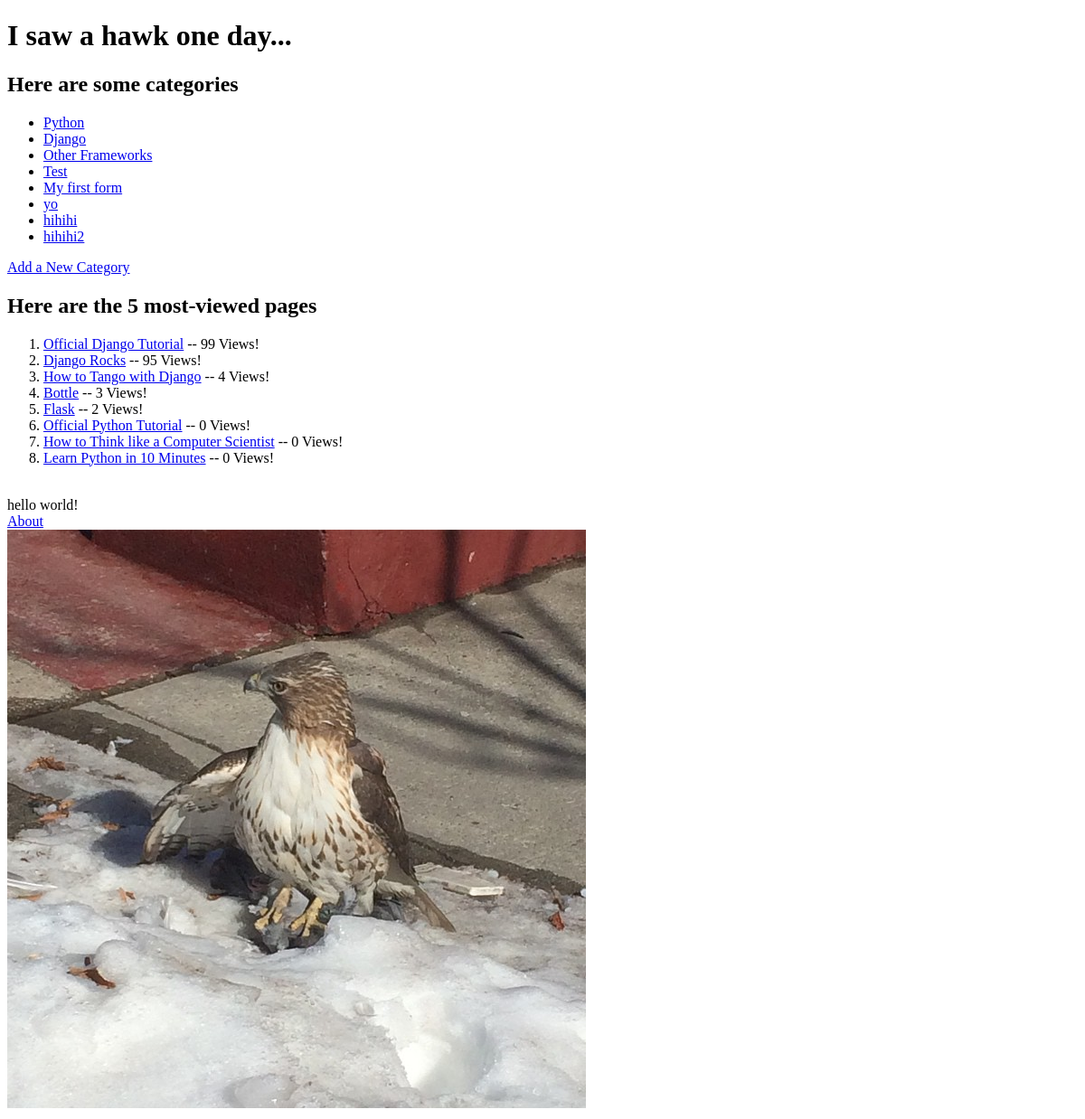
The app's page /rango/, older data.
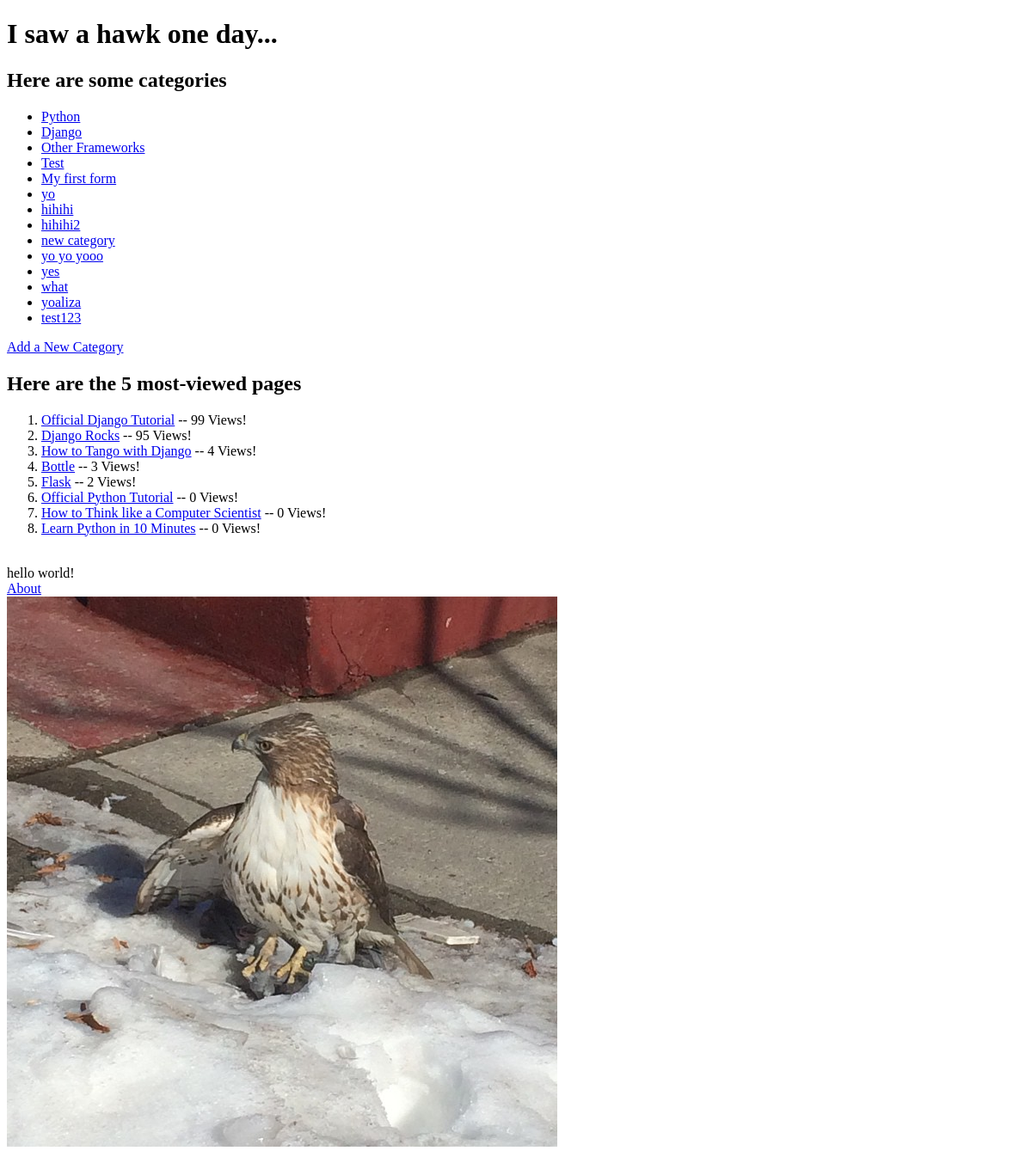
The same page, newer data.
### rango/models.py (models this page shows, shortened)
class Category(models.Model):
    name = models.CharField(max_length=128, unique=True)
    views = models.IntegerField(default=0)
    likes = models.IntegerField(default=0)
    slug = models.CharField(max_length=200)
    class Meta:
    	verbose_name_plural = "Categories"

class Page(models.Model):
    category = models.ForeignKey(Category)
    title = models.CharField(max_length=128)
    url = models.URLField()
    views = models.IntegerField(default=0)

### rango/views.py (the view)
def index(request):
    category_list = Category.objects.order_by('-likes')[:15]
    page_list = Page.objects.order_by('-views')[:10]
    context_dict = {'categories': category_list, 'pages': page_list}
    return render(request, 'rango/index.html', context_dict)

### templates/rango/index.html (shortened to what this page needs)
<!DOCTYPE html>
{% load staticfiles %}
<html>
    <head>
    </head>
    <body>
        <h1>I saw a hawk one day...</h1>
        <h2>Here are some categories</h2>
       {% if categories %}
            <ul>
                {% for category in categories %}
                <li><a href="/rango/category/{{ category.slug }}">{{ category.name }}</a></li>
                {% endfor %}
            </ul>
       {% else %}
            <strong>There are no categories present.</strong>
       {% endif %}
        <a href="/rango/add_category/">Add a New Category</a><br />
        <h2> Here are the 5 most-viewed pages</h2>
        {% if pages %}
        	<ol>
        		{% for page in pages %}
        		<li><a href="{{ page.url}}">{{ page.title }}</a> -- {{ page.views }} Views!</li>
        		{% endfor %}
        	</ol>
        {% else %}
        	<strong>Ain't no pages</strong>
        {% endif %}
        <br />
        hello world! <strong>{{ boldmessage }}</strong><br />
        <a href="/rango/about/">About</a><br />
        <img src="{% static "images/hawk.jpg" %}" alt="Picture of Hawk" />
    </body>
</html>

Row changes from the older to the newer data that the page shows:
added Category: name "new category"
added Category: name "yo yo yooo"
added Category: name "yes"
added Category: name "what"
added Category: name "yoaliza"
added Category: name "test123"
